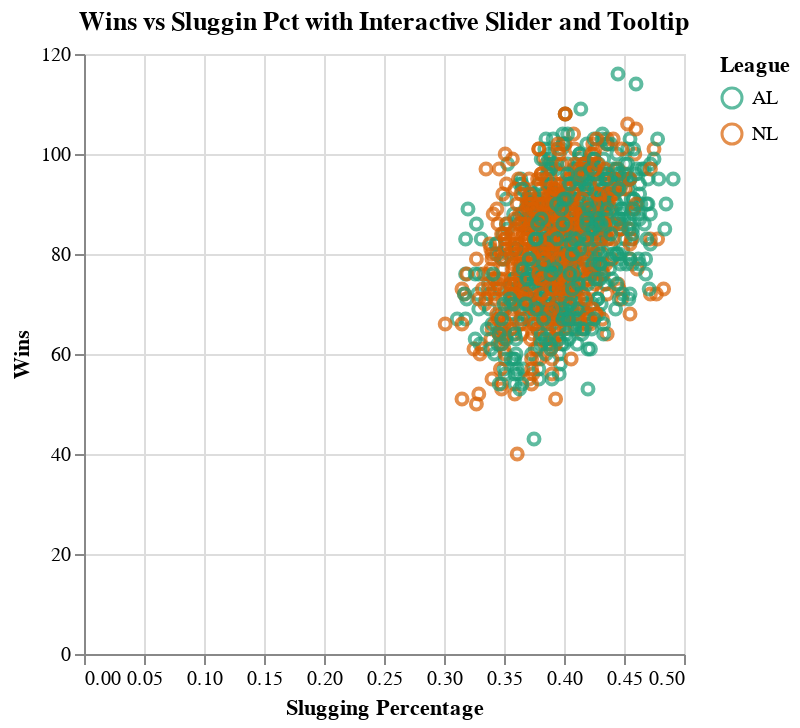

Notebook cell for this chart:
### Markdown cell above
Note that interactive plot might not display properly in chrome, but displays in latest version of edge

### Code cell
resize = alt.selection_interval(bind='scales')
year = df.groupby(['Team', 'Year', 'League']).mean(numeric_only=True).reset_index()
slider = alt.binding_range(min=1962,
                           max=2012,
                           step = 1)
select_date = alt.selection_point(name='Year',
                                   fields=['Year'],
                                   bind=slider)

league_dropdown = alt.binding_select(options=[None, 'AL', 'NL'], name="League")
league_select = alt.selection_point(fields=['League'], bind=league_dropdown)

slider_chart = alt.Chart(year, title = 'Wins vs Sluggin Pct with Interactive Slider and Tooltip').mark_point(
).transform_filter(
    select_date
).transform_filter(league_select
                  ).encode(
    alt.X('SLG', title='Slugging Percentage'),
    alt.Y('W', title = 'Wins'), tooltip="Team:N",
    color=alt.Color('League', scale=alt.Scale(scheme='dark2'))
).add_params(
    select_date, resize, league_select
)


slider_chart

### Figure 1 — Vega-Lite specification as saved in the notebook (floating-point values rounded to 4 significant figures; data arrays with more than 128 entries replaced by an {"elided": "..."} marker saying what was removed)
{"config": {"view": {"continuousWidth": 300, "continuousHeight": 300}}, "data": {"name": "data-2b7508e2726b60dc8348b6e978bef768"}, "mark": {"type": "point"}, "encoding": {"color": {"field": "League", "scale": {"scheme": "dark2"}, "type": "nominal"}, "tooltip": {"field": "Team", "type": "nominal"}, "x": {"field": "SLG", "title": "Slugging Percentage", "type": "quantitative"}, "y": {"field": "W", "title": "Wins", "type": "quantitative"}}, "params": [{"name": "Year", "select": {"type": "point", "fields": ["Year"]}, "bind": {"input": "range", "max": 2012, "min": 1962, "step": 1}}, {"name": "param_2", "select": {"type": "interval"}, "bind": "scales"}, {"name": "param_3", "select": {"type": "point", "fields": ["League"]}, "bind": {"input": "select", "options": [null, "AL", "NL"], "name": "League"}}], "title": "Wins vs Sluggin Pct with Interactive Slider and Tooltip", "transform": [{"filter": {"param": "Year"}}, {"filter": {"param": "param_3"}}], "$schema": "https://vega.github.io/schema/vega-lite/v5.6.1.json", "datasets": {"data-2b7508e2726b60dc8348b6e978bef768": {"elided": "1232 records"}}}
